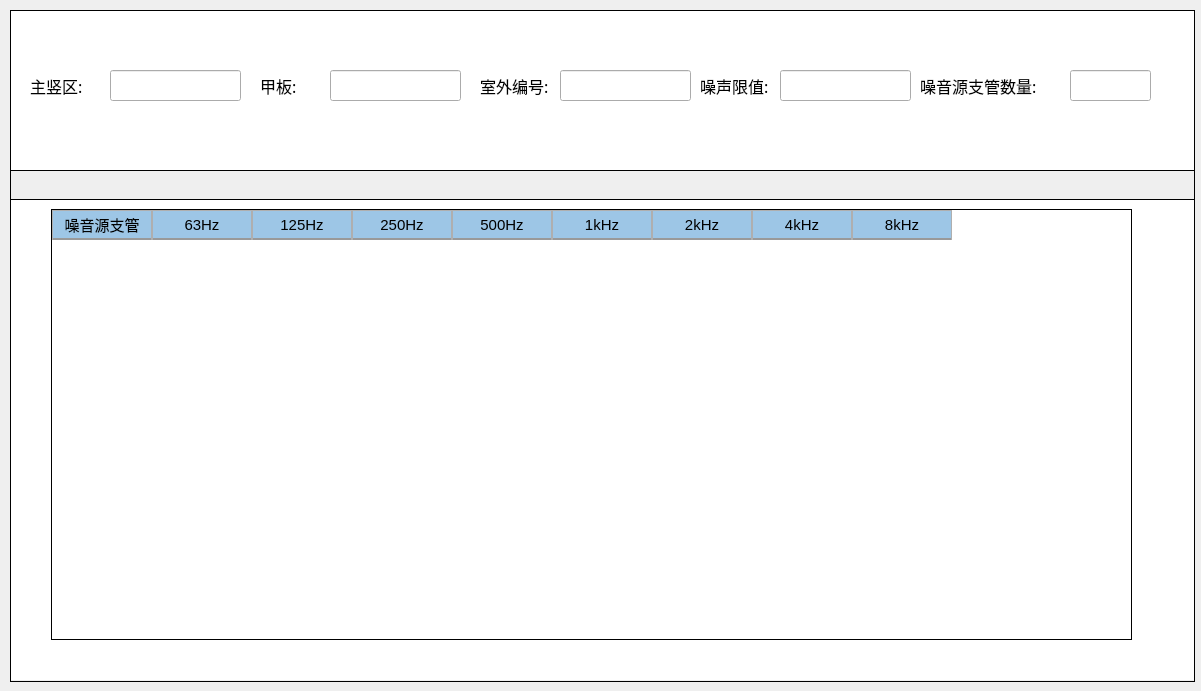
<?xml version="1.0" encoding="UTF-8"?>
<ui version="4.0">
 <class>Outer_before_widget</class>
 <widget class="QWidget" name="Outer_before_widget">
  <property name="geometry">
   <rect>
    <x>0</x>
    <y>0</y>
    <width>1201</width>
    <height>691</height>
   </rect>
  </property>
  <property name="windowTitle">
   <string>Form</string>
  </property>
  <property name="styleSheet">
   <string notr="true">#outer_before
{
	background-color: rgb(255, 255, 255);
	border:1px solid black;
}</string>
  </property>
  <widget class="QScrollArea" name="scrollArea">
   <property name="geometry">
    <rect>
     <x>10</x>
     <y>199</y>
     <width>1185</width>
     <height>483</height>
    </rect>
   </property>
   <property name="styleSheet">
    <string notr="true">#scrollArea
{
border:1px solid black;
border-top:none;

}</string>
   </property>
   <property name="widgetResizable">
    <bool>true</bool>
   </property>
   <widget class="QWidget" name="scrollAreaWidgetContents">
    <property name="geometry">
     <rect>
      <x>0</x>
      <y>0</y>
      <width>1183</width>
      <height>481</height>
     </rect>
    </property>
    <property name="styleSheet">
     <string notr="true">background-color: rgb(255, 255, 255);</string>
    </property>
    <widget class="QTableWidget" name="tableWidget">
     <property name="geometry">
      <rect>
       <x>40</x>
       <y>10</y>
       <width>1081</width>
       <height>431</height>
      </rect>
     </property>
     <property name="styleSheet">
      <string notr="true">/*设置标题(包括垂直+水平的)*/
QHeaderView
{							
	
	font-size: 15px;				/*字大小*/
	font-family: '黑体';
	/*border: 1px solid #B4B4B4;*/
	border:none;
    /*border-bottom: 2px solid #999999; */		/*下边框颜色*/
    /*background: #9DC6E6;*/				/*背景浅蓝色*/ 
	min-height:30px;
	text-align: center;	       
}


/*设置标题(水平的)*/
QHeaderView::section:horizontal { 					
        border: 1px solid #AFAFAF; 			/*间隔颜色*/
	    border-bottom: 2px solid #999999; 							
        color: black;
        background: #9DC6E6;
}

/*设置鼠标停留状态*/
QHeaderView::section:horizontal:hover 
{			
        color: black;							/*字体白色*/
        background: #82AFC9;				/*背景深蓝色*/
}

/*设置鼠标按下状态*/
QHeaderView::section:horizontal:pressed 
{			
        color: black;
        background: #82AFC9;
		border-bottom: 3px solid #037BFC;				
}


QTableWidget 
{
		font-size: 14px;				/*10榜*/
		font-family: '黑体';				
		color : black;				
        border: 1px solid #000000;		
        background: white;
        gridline-color: #E0E0E0;	
        text-align: center;	
        outline:0px;			/*禁止焦点*/
}

/*设置选中的视图项*/
QTableWidget::item:selected
{				    
		border: 2px solid #0398FC;	
        color : black;				
}</string>
     </property>
     <column>
      <property name="text">
       <string>噪音源支管</string>
      </property>
     </column>
     <column>
      <property name="text">
       <string>63Hz</string>
      </property>
     </column>
     <column>
      <property name="text">
       <string>125Hz</string>
      </property>
     </column>
     <column>
      <property name="text">
       <string>250Hz</string>
      </property>
     </column>
     <column>
      <property name="text">
       <string>500Hz</string>
      </property>
     </column>
     <column>
      <property name="text">
       <string>1kHz</string>
      </property>
     </column>
     <column>
      <property name="text">
       <string>2kHz</string>
      </property>
     </column>
     <column>
      <property name="text">
       <string>4kHz</string>
      </property>
     </column>
     <column>
      <property name="text">
       <string>8kHz</string>
      </property>
     </column>
    </widget>
   </widget>
  </widget>
  <widget class="QWidget" name="widget" native="true">
   <property name="geometry">
    <rect>
     <x>10</x>
     <y>169</y>
     <width>1185</width>
     <height>31</height>
    </rect>
   </property>
   <property name="styleSheet">
    <string notr="true">
#widget
{
border:1px solid black;

}

QLabel
{
font-family: '黑体';
font-size: 16px;
}

QPushButton
{
font-family: '黑体';
}</string>
   </property>
  </widget>
  <widget class="QWidget" name="widget_info" native="true">
   <property name="geometry">
    <rect>
     <x>10</x>
     <y>10</y>
     <width>1185</width>
     <height>161</height>
    </rect>
   </property>
   <property name="styleSheet">
    <string notr="true">#widget_info
{
	background-color: rgb(255, 255, 255);
	border:1px solid black;
}

QLabel
{
font-family: '黑体';
font-size: 16px;
}

QLineEdit
{
font-family: '黑体';
}</string>
   </property>
   <widget class="QLabel" name="label_3">
    <property name="geometry">
     <rect>
      <x>20</x>
      <y>60</y>
      <width>61</width>
      <height>31</height>
     </rect>
    </property>
    <property name="font">
     <font>
      <family>黑体</family>
      <pointsize>-1</pointsize>
     </font>
    </property>
    <property name="text">
     <string>主竖区:</string>
    </property>
   </widget>
   <widget class="QLabel" name="label_5">
    <property name="geometry">
     <rect>
      <x>250</x>
      <y>60</y>
      <width>61</width>
      <height>31</height>
     </rect>
    </property>
    <property name="font">
     <font>
      <family>黑体</family>
      <pointsize>-1</pointsize>
     </font>
    </property>
    <property name="text">
     <string>甲板: </string>
    </property>
   </widget>
   <widget class="QLabel" name="label_6">
    <property name="geometry">
     <rect>
      <x>470</x>
      <y>60</y>
      <width>81</width>
      <height>31</height>
     </rect>
    </property>
    <property name="font">
     <font>
      <family>黑体</family>
      <pointsize>-1</pointsize>
     </font>
    </property>
    <property name="text">
     <string>室外编号: </string>
    </property>
   </widget>
   <widget class="QLabel" name="label_7">
    <property name="geometry">
     <rect>
      <x>690</x>
      <y>60</y>
      <width>81</width>
      <height>31</height>
     </rect>
    </property>
    <property name="font">
     <font>
      <family>黑体</family>
      <pointsize>-1</pointsize>
     </font>
    </property>
    <property name="text">
     <string>噪声限值: </string>
    </property>
   </widget>
   <widget class="QLabel" name="label_9">
    <property name="geometry">
     <rect>
      <x>910</x>
      <y>60</y>
      <width>131</width>
      <height>31</height>
     </rect>
    </property>
    <property name="font">
     <font>
      <family>黑体</family>
      <pointsize>-1</pointsize>
     </font>
    </property>
    <property name="text">
     <string>噪音源支管数量:</string>
    </property>
   </widget>
   <widget class="QLineEdit" name="lineEdit_MVZName">
    <property name="geometry">
     <rect>
      <x>100</x>
      <y>60</y>
      <width>131</width>
      <height>31</height>
     </rect>
    </property>
   </widget>
   <widget class="QLineEdit" name="lineEdit_deck">
    <property name="geometry">
     <rect>
      <x>320</x>
      <y>60</y>
      <width>131</width>
      <height>31</height>
     </rect>
    </property>
   </widget>
   <widget class="QLineEdit" name="lineEdit_room_number">
    <property name="geometry">
     <rect>
      <x>550</x>
      <y>60</y>
      <width>131</width>
      <height>31</height>
     </rect>
    </property>
   </widget>
   <widget class="QLineEdit" name="lineEdit_noise_limit">
    <property name="geometry">
     <rect>
      <x>770</x>
      <y>60</y>
      <width>131</width>
      <height>31</height>
     </rect>
    </property>
   </widget>
   <widget class="QLineEdit" name="lineEdit_duct_num">
    <property name="geometry">
     <rect>
      <x>1060</x>
      <y>60</y>
      <width>81</width>
      <height>31</height>
     </rect>
    </property>
   </widget>
  </widget>
 </widget>
 <resources/>
 <connections/>
</ui>
